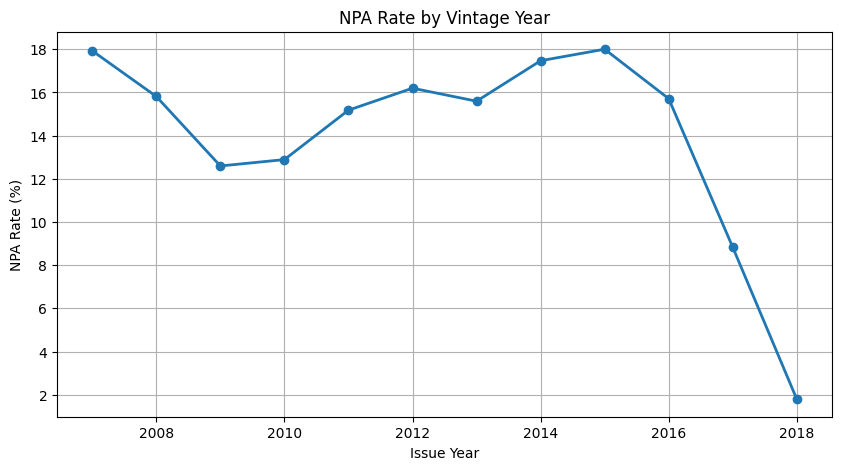

This figure's Python source:
import pandas as pd
import matplotlib.pyplot as plt
from pathlib import Path

# Project root folder
BASE_DIR = Path(__file__).resolve().parent.parent

# Load cleaned dataset
df = pd.read_csv(
    BASE_DIR / "data" / "processed" / "clean_loan_data.csv"
)

# Vintage Analysis
vintage = (
    df.groupby("issue_year")["is_npa"]
      .mean() * 100
)

print("\nNPA Rate by Vintage Year")
print(vintage)

# Create chart
plt.figure(figsize=(10, 5))

plt.plot(
    vintage.index,
    vintage.values,
    marker="o",
    linewidth=2
)

plt.title("NPA Rate by Vintage Year")
plt.xlabel("Issue Year")
plt.ylabel("NPA Rate (%)")
plt.grid(True)

# Save PNG
plt.savefig(
    BASE_DIR / "outputs" / "vintage_analysis.png",
    bbox_inches="tight"
)

print("Vintage chart saved successfully!")
